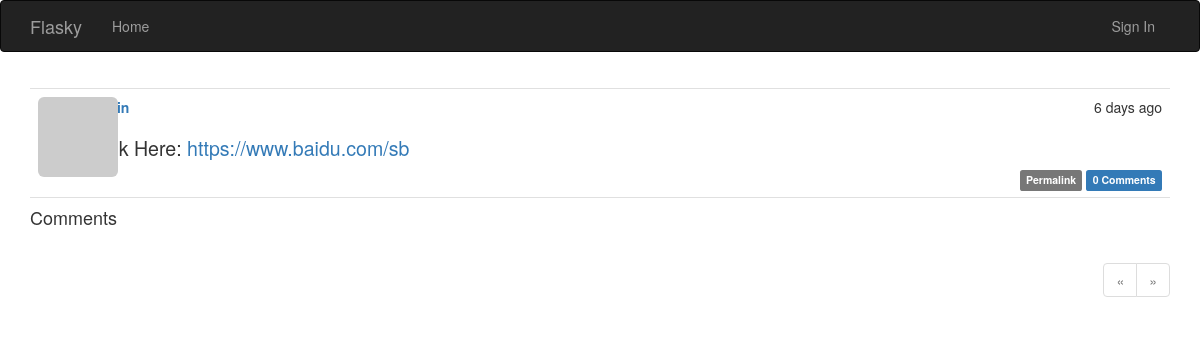
/post/212, run on an earlier commit of the app's database.
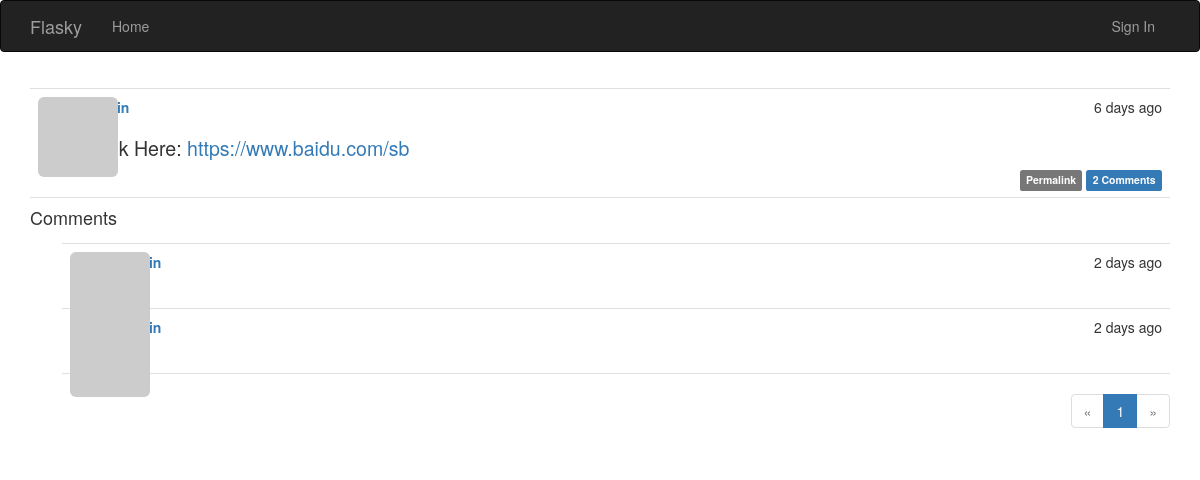
And on a later commit of the database.
### app/models.py (models this page shows, shortened)
class Post(db.Model):
    __tablename__ = "posts"
    id = db.Column(db.Integer, primary_key=True)
    body = db.Column(db.Text)
    timestamp = db.Column(db.DateTime, index=True, default=datetime.utcnow)
    author_id = db.Column(db.Integer, db.ForeignKey("users.id"))
    body_html = db.Column(db.Text)
    comments = db.relationship("Comment", backref="post", lazy="dynamic")

class Comment(db.Model):
    __tablename__ = "comments"
    id = db.Column(db.Integer, primary_key=True)
    body = db.Column(db.Text)
    body_html = db.Column(db.Text)
    timestamp = db.Column(db.DateTime, index=True, default=datetime.utcnow)
    disabled = db.Column(db.Boolean)
    author_id = db.Column(db.Integer, db.ForeignKey("users.id"))
    post_id = db.Column(db.Integer, db.ForeignKey("posts.id"))

### app/main/views.py (the view)
@main.route("/post/<int:id>", methods=["GET", "POST"])
def post(id):
    post = Post.query.get_or_404(id)
    form = CommentForm()
    if form.validate_on_submit():
        comment = Comment(body=form.body.data, post=post, author=current_user._get_current_object())
        db.session.add(comment)
        flash("Your comment has been published.")
        return redirect(url_for("main.post", id=post.id, page=-1))
    page = request.args.get("page", 1, type=int)
    if page == -1:
        page = (post.comments.count() - 1) // current_app.config["FLASKY_COMMENTS_PER_PAGE"] + 1
    pagination = post.comments.order_by(Comment.timestamp.asc()).paginate(page, per_page=current_app.config[
        "FLASKY_COMMENTS_PER_PAGE"], error_out=False)
    comments = pagination.items
    return render_template("post.html", posts=[post], form=form, comments=comments, pagination=pagination)

### app/auth/views.py (called while the page is built)
@auth.before_app_request
def before_request():
    if current_user.is_authenticated:
        current_user.ping()
        if not current_user.confirmed \
                and request.endpoint[:5] != "auth." \
                and request.endpoint != "static":
            return redirect(url_for("auth.unconfirmed"))

### app/main/__init__.py (called while the page is built)
@main.app_context_processor
def inject_permissions():
    return dict(Permission=Permission)

### app/models.py (called while the page is built)
    def can(self, permissions):
        return False

    def is_administrator(self):
        return False

    def gravatar(self, size=100, default="retro", rating="g"):
        if request.is_secure:
            url = "https://secure.gravatar.com/avatar"
        else:
            url = "http://www.gravatar.com/avatar"
        hash = self.avatar_hash or hashlib.md5(self.email.encode("utf-8")).hexdigest()
        return '{url}/{hash}?s={size}&d={default}&r={rating}'.format(url=url, hash=hash,
                                                                     size=size, default=default,
                                                                     rating=rating)

### app/templates/post.html (shortened to what this page needs)
{% extends "base.html" %}
{% import "bootstrap/wtf.html" as wtf %}
{% import "_macros.html" as macros %}
{% block page_content %}
    {% include '_posts.html' %}
    <h4 id="comments">Comments</h4>
    {% include '_comments.html' %}
    {% if pagination %}
        <div class="pagination">
            {{ macros.pagination_widget(pagination, '.post', fragment='#comments', id=posts[0].id) }}
        </div>
    {% endif %}
{% endblock %}

### app/templates/_posts.html (shortened to what this page needs)
<ul class="posts">
    {% for post in posts %}
        <li class="post">
            <div class="post-thumbnail">
                <a href="{{ url_for('main.user',username=post.author.username) }}">
                    <img class="img-rounded profile-thumbnail" src="{{ post.author.gravatar(size=40) }}"/>
                </a>
            </div>
            <div class="post-content">
                <div class="post-date">{{ moment(post.timestamp).fromNow() }}</div>
                <div class="post-author"><a
                        href="{{ url_for('main.user',username=post.author.username) }}">{{ post.author.username }}</a>
                </div>
                <div class="post-body">
                    {% if post.body_html %}
                        {{ post.body_html | safe }}
                    {% else %}
                        {{ post.body }}
                    {% endif %}
                </div>
                <div class="post-footer">
                    <a href="{{ url_for('main.post',id=post.id) }}">
                        <span class="label label-default">Permalink</span>
                    </a>
                    <a href="{{ url_for('main.post',id= post.id) }}#comments">
                        <span class="label label-primary">{{ post.comments.count() }} Comments</span>
                    </a>
                </div>
            </div>
        </li>
    {% endfor %}
</ul>

### app/templates/_comments.html (shortened to what this page needs)
<ul class="comments">
    {% for comment in comments %}
        <li class="comment">
            <div class="comment-thumbnail">
                <a href="{{ url_for('main.user',username = comment.author.username) }}">
                    <img class="img-rounded profile-thumbnail" src="{{ comment.author.gravatar(size=40) }}">
                </a>
            </div>
            <div class="comment-content">
                <div class="comment-date">{{ moment(comment.timestamp).fromNow() }}</div>
                <div class="comment-author"><a href="{{ url_for('main.user',username= comment.author.username) }}">
                    {{ comment.author.username }}</a>
                </div>
                <div class="comment-body">
                </div>
            </div>
        </li>
    {% endfor %}
</ul>

What changed in the data, as far as the page shows it:
computed for Post "Look Here: https://www.baidu.com/sb": comments.count "0" → "2"
added Comment: timestamp "2 days ago"
added Comment: timestamp "2 days ago"
Also different on the page:
new list line: "1"
